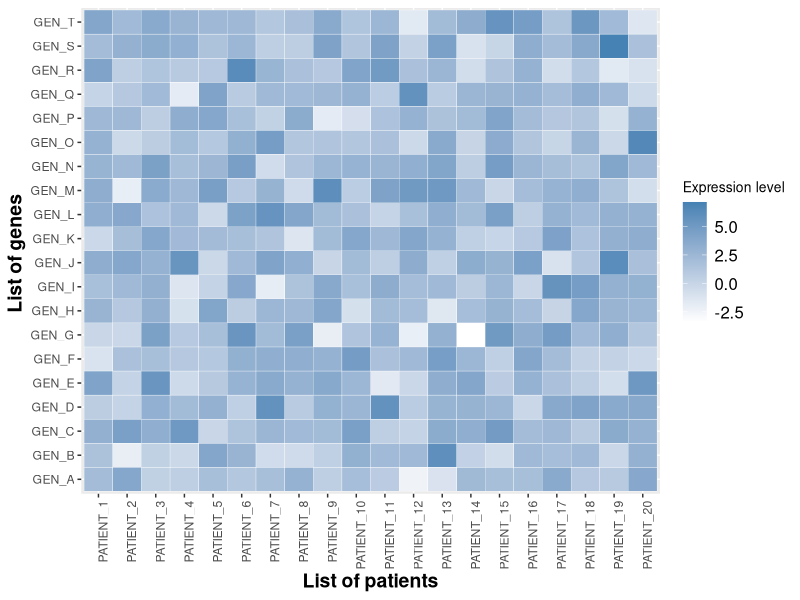

The R source for this figure:
library(reshape2)
library(ggplot2)

# Row and column labels
name_genes <- paste(rep("GEN", 20), LETTERS[1:20], sep="_") # rows
name_patients <- paste(rep("PATIENT", 20), seq(1,20,1), sep="_") # columns

# Generation of dataframe
value_expression <- data.frame(genes = name_genes, 
                               matrix(rnorm(400, 2, 1.8),nrow = 20, ncol = 20))
names(value_expression)[2:21] <- name_patients

# Melt dataframe
df_heatmap <- melt(value_expression, id.vars = "genes")
names(df_heatmap)[2:3] <- c("patient", "expression_level")

head(df_heatmap)

# Elaboration of heatmap (white - steelblue)

ggplot(df_heatmap, aes(patient, genes )) +
  geom_tile(aes(fill = expression_level), color = "white") +
  scale_fill_gradient(low = "white", high = "steelblue") +
  ylab("List of genes ") +
  xlab("List of patients") +
  theme(legend.title = element_text(size = 10),
        legend.text = element_text(size = 12),
        plot.title = element_text(size=16),
        axis.title=element_text(size=14,face="bold"),
        axis.text.x = element_text(angle = 90, hjust = 1)) +
  labs(fill = "Expression level")
